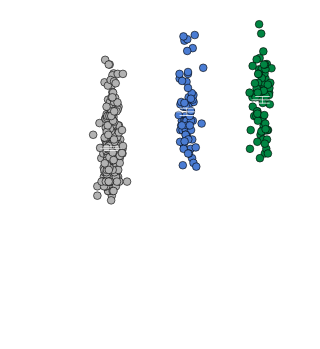

Write the Vega-Lite specification saved for this chart.
### Vega-Lite specification from a JSON file in a GitHub repository (floating-point values rounded to 4 significant figures; data arrays with more than 128 entries replaced by an {"elided": "..."} marker saying what was removed)
{"background": null, "config": {"arc": {"fill": "#9D9D9D", "fillOpacity": 1.0, "innerRadius": 25.0, "padAngle": 0.03, "stroke": "black", "strokeOpacity": 1, "strokeWidth": 0.25}, "area": {"fill": "#9D9D9D", "fillOpacity": 1.0, "stroke": "black", "strokeOpacity": 1, "strokeWidth": 0.25}, "axis": {"domain": true, "domainCap": "round", "domainColor": "white", "domainWidth": 0.25, "grid": false, "gridCap": "round", "gridColor": "#F1F1F1", "gridDash": [0, 0], "gridOpacity": 1.0, "gridWidth": 0.25, "labelColor": "white", "labelFont": "Helvetica Neue, HelveticaNeue, Helvetica, Arial, sans-serif", "labelFontSize": 6, "labelFontStyle": "normal", "labelFontWeight": 400, "offset": 0, "ticks": true, "tickCap": "round", "tickColor": "white", "tickRound": false, "tickSize": 3.0, "tickWidth": 0.25, "titleColor": "white", "titleFont": "Helvetica Neue, HelveticaNeue, Helvetica, Arial, sans-serif", "titleFontSize": 6, "titleFontStyle": "normal", "titleFontWeight": 400}, "axisX": {"domain": true, "labelAlign": "center", "labelAngle": 0, "labels": true, "ticks": true, "translate": 0}, "axisY": {"domain": true, "labelAlign": "right", "labelAngle": 0, "labels": true, "ticks": true, "translate": 0}, "axisRight": {"domain": true, "labelAlign": "left", "labelAngle": 0, "labels": true, "ticks": true, "translate": 0}, "axisTop": {"domain": true, "labelAlign": "center", "labelAngle": 0, "labels": true, "ticks": true, "translate": 0}, "axisBand": {"tickOffset": 0}, "bar": {"fill": "#9D9D9D", "fillOpacity": 1.0, "stroke": "black", "strokeOpacity": 1, "strokeWidth": 0.25}, "boxplot": {"size": 9.0, "ticks": {"cornerRadius": 0.25, "fill": "white", "opacity": 1, "size": 4.5, "thickness": 0.25}, "box": {"fillOpacity": 1.0, "stroke": "black", "strokeOpacity": 1, "strokeWidth": 0.25}, "median": {"cornerRadius": 0, "fill": "black", "fillOpacity": 1.0, "opacity": 1, "size": 9.0, "thickness": 0.25}, "rule": {"fill": "white", "fillOpacity": 1.0, "size": 10.0, "stroke": "white", "strokeDash": [0, 0], "strokeOpacity": 1, "strokeWidth": 0.25}, "outliers": {"color": "white", "fill": "white", "fillOpacity": 1.0, "size": 0, "stroke": "black", "strokeOpacity": 1, "strokeWidth": 0.25}}, "circle": {"fill": "white", "fillOpacity": 1.0, "size": 1.25, "stroke": null, "strokeOpacity": 1, "strokeWidth": 0.25}, "errorband": {"band": {"fillOpacity": 0.6, "stroke": null, "strokeWidth": 0.25, "strokeOpacity": 1}, "borders": {"opacity": 0, "strokeOpacity": 1, "strokeWidth": 0.25}}, "errorbar": {"opacity": 1, "rule": {"strokeDash": [0, 0], "strokeWidth": 0.25}, "ticks": {"color": "white", "cornerRadius": 0.125, "opacity": 1, "size": 6.0, "thickness": 0.25}, "thickness": 0.25}, "font": "Helvetica Neue, HelveticaNeue, Helvetica, Arial, sans-serif", "geoshape": {"fill": "#9D9D9D", "fillOpacity": 1.0, "stroke": "white", "strokeOpacity": 1, "strokeWidth": 0.25}, "header": {"labelColor": "white", "labelFont": "Helvetica Neue, HelveticaNeue, Helvetica, Arial, sans-serif", "labelFontSize": 6, "labelFontStyle": "normal", "labelFontWeight": 400, "titleColor": "white", "titleFont": "Helvetica Neue, HelveticaNeue, Helvetica, Arial, sans-serif", "titleFontSize": 6, "titleFontStyle": "normal", "titleFontWeight": 400, "titlePadding": 0}, "legend": {"disable": false, "offset": 4.5, "titlePadding": 4, "labelOffset": 2, "gradientLabelOffset": 2, "columnPadding": 4, "rowPadding": 2, "gradientThickness": 5, "gradientOpacity": 1.0, "gradientStrokeColor": "white", "gradientStrokeWidth": 0.25, "labelColor": "white", "labelFont": "Helvetica Neue, HelveticaNeue, Helvetica, Arial, sans-serif", "labelFontSize": 6, "labelFontStyle": "normal", "labelFontWeight": 400, "strokeColor": "white", "strokeWidth": 0, "symbolSize": 36, "symbolStrokeColor": "white", "symbolStrokeWidth": 0.25, "titleColor": "white", "titleFont": "Helvetica Neue, HelveticaNeue, Helvetica, Arial, sans-serif", "titleFontSize": 6, "titleFontStyle": "normal", "titleFontWeight": 400}, "line": {"color": "white", "stroke": "white", "strokeCap": "butt", "strokeDash": [0, 0], "strokeOpacity": 1, "strokeWidth": 0.5}, "point": {"filled": true, "fill": "#9D9D9D", "fillOpacity": 1.0, "size": 5.0, "stroke": "black", "strokeOpacity": 1, "strokeWidth": 0.25}, "range": {"category": ["#B2B2B2", "#4A7CD3", "#008542", "#664CAF", "#509F98", "#636363", "#284F93", "#005226", "#382864", "#285753"], "diverging": {"scheme": ["#443E60", "#5F597E", "#7C759B", "#9994B6", "#B7B4CC", "#D6D5DC", "#F6F6F6", "#D1DAD9", "#A4C2BF", "#7AA9A4", "#578E89", "#37736E", "#1B5954"]}, "heatmap": {"scheme": ["#32022B", "#43044D", "#4C196E", "#4D338C", "#484DA6", "#3A68BB", "#1D83CA", "#1D9CCB", "#23B5C9", "#28CDC5", "#4DE0B4", "#91EE9F"]}, "ordinal": {"scheme": ["#F1F1F1", "#DBDBDB", "#C6C6C6", "#B2B2B2", "#9D9D9D", "#898989", "#767676", "#636363", "#515151", "#404040", "#2F2F2F", "#1F1F1F"]}, "ramp": {"scheme": ["#32022B", "#43044D", "#4C196E", "#4D338C", "#484DA6", "#3A68BB", "#1D83CA", "#1D9CCB", "#23B5C9", "#28CDC5", "#4DE0B4", "#91EE9F"]}}, "rule": {"color": "white", "stroke": "white", "strokeCap": "round", "strokeDash": [2, 2], "strokeOpacity": 1, "strokeWidth": 0.25}, "scale": {"barBandPaddingInner": 0.1, "rectBandPaddingInner": 0, "tickBandPaddingInner": 0.1, "bandPaddingOuter": 0.1, "bandWithNestedOffsetPaddingInner": 0.2, "bandWithNestedOffsetPaddingOuter": 0.2, "offsetBandPaddingInner": 0, "offsetBandPaddingOuter": 0, "continuousPadding": 5.0, "round": false}, "rect": {"fill": "#9D9D9D", "fillOpacity": 1.0, "stroke": "black", "strokeOpacity": 1, "strokeWidth": 0.25}, "square": {"fill": "#9D9D9D", "fillOpacity": 1.0, "size": 10.0, "stroke": "black", "strokeOpacity": 1, "strokeWidth": 0.25}, "text": {"color": "white", "font": "Helvetica Neue, HelveticaNeue, Helvetica, Arial, sans-serif", "fontSize": 6, "fontStyle": "normal", "fontWeight": 400}, "tick": {"color": "white", "cornerRadius": 0.125, "opacity": 1.0, "size": 9.0, "thickness": 0.25}, "title": {"anchor": "middle", "frame": "group", "color": "white", "font": "Helvetica Neue, HelveticaNeue, Helvetica, Arial, sans-serif", "fontSize": 6, "fontStyle": "normal", "fontWeight": 400, "subtitleColor": "white", "subtitleFont": "Helvetica Neue, HelveticaNeue, Helvetica, Arial, sans-serif", "subtitleFontSize": 6, "subtitleFontStyle": "normal", "subtitleFontWeight": 400}, "trail": {"color": "white", "opacity": 1, "size": 0.5}, "view": {"continuousWidth": 100, "continuousHeight": 100, "discreteWidth": 100, "discreteHeight": 100, "fill": null, "stroke": null, "strokeWidth": 0.25}}, "vconcat": [{"layer": [{"data": {"name": "data-5a85ede2053d4aec77293cfb476ae07b"}, "mark": {"type": "circle", "opacity": 1.0, "size": 10.0, "stroke": "black", "strokeOpacity": 1, "strokeWidth": 0.25}, "encoding": {"color": {"field": "Origin", "legend": null, "scale": {"domain": ["USA", "Europe", "Japan"]}, "sort": ["USA", "Europe", "Japan"], "title": null, "type": "nominal"}, "x": {"axis": {"labels": false, "title": null}, "field": "Origin", "scale": {"domain": ["USA", "Europe", "Japan"]}, "sort": ["USA", "Europe", "Japan"], "title": "Origin", "type": "nominal"}, "xOffset": {"field": "jitter_x", "scale": {"domain": [-7.33, 7.33], "range": [5.17, 19.83]}, "type": "quantitative"}, "y": {"field": "Miles_per_Gallon", "title": "Miles per gallon", "type": "quantitative", "scale": {"nice": false}}}}, {"data": {"name": "data-64e7897fd8423deef5c97d660b6d3367"}, "mark": {"type": "errorbar"}, "encoding": {"x": {"axis": {"labels": false, "title": null}, "field": "Origin", "scale": {"domain": ["USA", "Europe", "Japan"]}, "sort": ["USA", "Europe", "Japan"], "title": "Origin", "type": "nominal"}, "y": {"field": "__mean", "title": "Miles per gallon", "type": "quantitative", "scale": {"nice": false}}, "yError": {"field": "__error"}}}, {"data": {"name": "data-64e7897fd8423deef5c97d660b6d3367"}, "mark": {"type": "tick"}, "encoding": {"x": {"axis": {"labels": false, "title": null}, "field": "Origin", "scale": {"domain": ["USA", "Europe", "Japan"]}, "sort": ["USA", "Europe", "Japan"], "title": "Origin", "type": "nominal"}, "y": {"field": "__mean", "title": "Miles per gallon", "type": "quantitative", "scale": {"nice": false}}}}]}, {"layer": [{"data": {"name": "data-0e7b249a640faf8a966f8d4619c70501"}, "mark": {"type": "text", "align": "right", "baseline": "middle", "fontSize": 6}, "encoding": {"text": {"field": "__label", "type": "nominal"}, "x": {"value": 0}, "y": {"axis": null, "field": "__y", "scale": {"domain": [0, 10.0], "nice": false, "padding": 0, "range": [0, 10.0], "zero": false}, "type": "quantitative"}}}, {"data": {"name": "data-75df9c2aaa11273f6e7a94af54e1a647"}, "mark": {"type": "text", "align": "center", "baseline": "middle", "fontSize": 6}, "encoding": {"angle": {"field": "__angle", "scale": null, "type": "quantitative"}, "text": {"field": "__value", "type": "nominal"}, "x": {"axis": {"domain": false, "grid": false, "labels": false, "ticks": false, "title": null}, "field": "__category", "scale": {"domain": ["USA", "Europe", "Japan"]}, "sort": ["USA", "Europe", "Japan"], "type": "nominal"}, "y": {"axis": null, "field": "__y", "scale": {"domain": [0, 10.0], "nice": false, "padding": 0, "range": [0, 10.0], "zero": false}, "type": "quantitative"}}}, {"data": {"name": "data-bc9f3d6464c20a9e6af43ca6b3673666"}, "mark": {"type": "text", "align": "right", "angle": 315, "baseline": "middle", "fontSize": 6}, "encoding": {"text": {"field": "__display", "type": "nominal"}, "x": {"axis": {"domain": false, "grid": false, "labels": false, "ticks": false, "title": null}, "field": "__category", "scale": {"domain": ["USA", "Europe", "Japan"]}, "sort": ["USA", "Europe", "Japan"], "type": "nominal"}, "y": {"value": 12.61}}}], "height": 30.0, "view": {"fill": null, "stroke": null}, "width": 100}], "resolve": {"scale": {"x": "shared"}}, "spacing": 0, "$schema": "https://vega.github.io/schema/vega-lite/v6.4.1.json", "datasets": {"data-5a85ede2053d4aec77293cfb476ae07b": {"elided": "398 records"}, "data-64e7897fd8423deef5c97d660b6d3367": [{"Origin": "USA", "__mean": 20.08, "__error": 0.4058, "__dysonsphere__": 1}, {"Origin": "Japan", "__mean": 30.45, "__error": 0.6852, "__dysonsphere__": 1}, {"Origin": "Europe", "__mean": 27.89, "__error": 0.8037, "__dysonsphere__": 1}], "data-0e7b249a640faf8a966f8d4619c70501": [{"__label": "n =", "__y": 5.0, "__dysonsphere__": 1}], "data-75df9c2aaa11273f6e7a94af54e1a647": [{"__label": "n =", "__category": "USA", "__value": "249", "__y": 5.0, "__angle": 0.0, "__dysonsphere__": 1}, {"__label": "n =", "__category": "Europe", "__value": "70", "__y": 5.0, "__angle": 0.0, "__dysonsphere__": 1}, {"__label": "n =", "__category": "Japan", "__value": "79", "__y": 5.0, "__angle": 0.0, "__dysonsphere__": 1}], "data-bc9f3d6464c20a9e6af43ca6b3673666": [{"__category": "USA", "__display": "USA", "__dysonsphere__": 1}, {"__category": "Europe", "__display": "Europe", "__dysonsphere__": 1}, {"__category": "Japan", "__display": "Japan", "__dysonsphere__": 1}]}}
